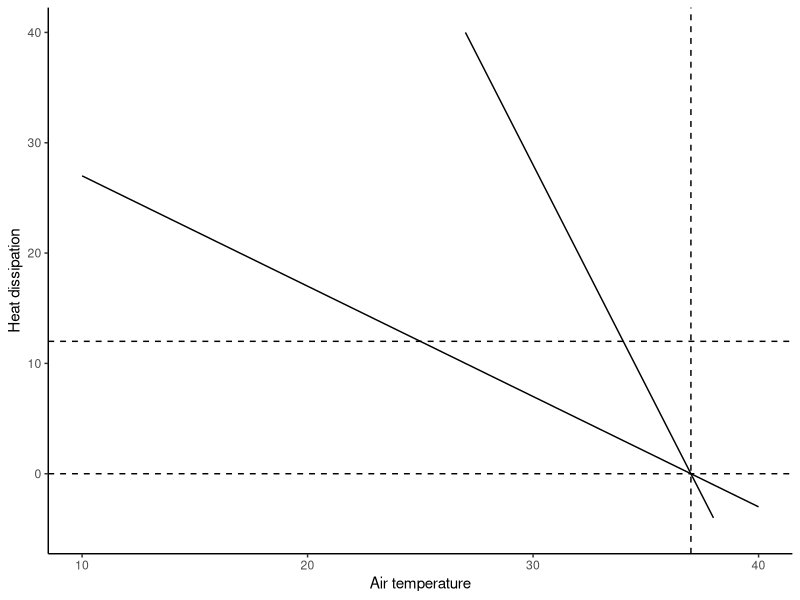
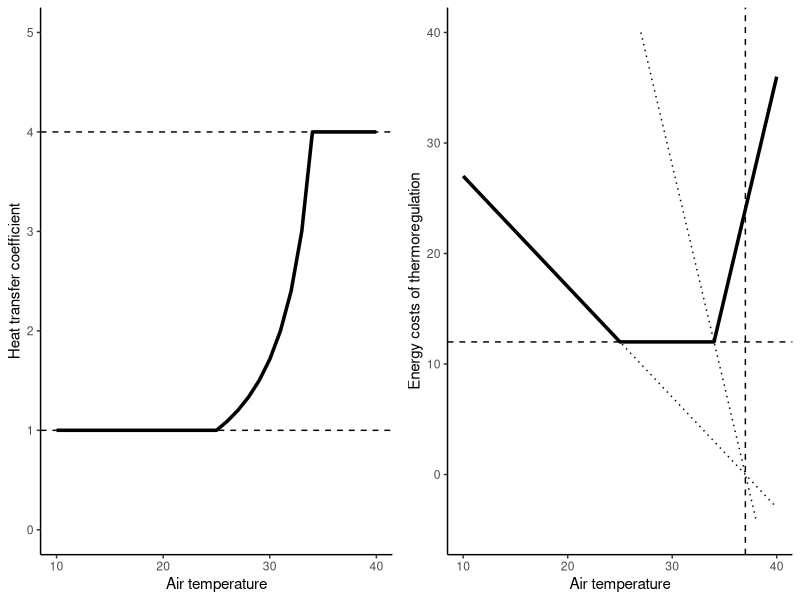
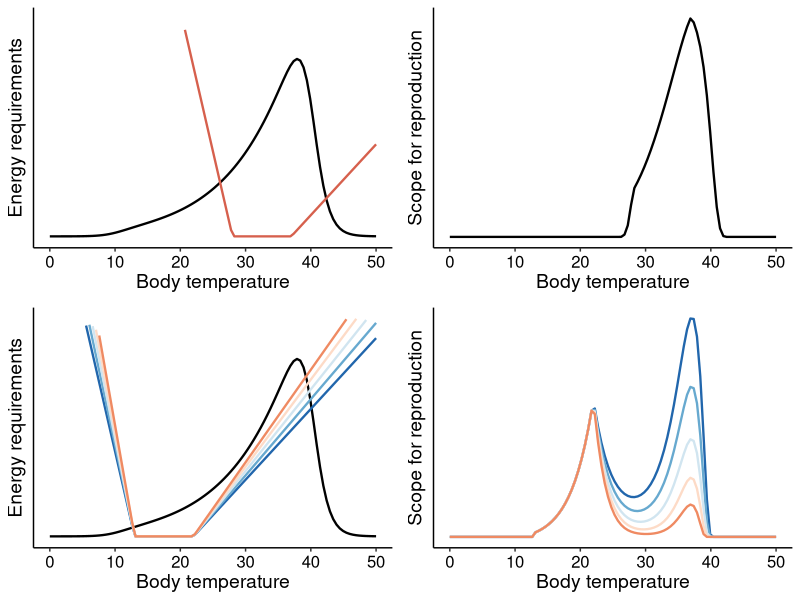
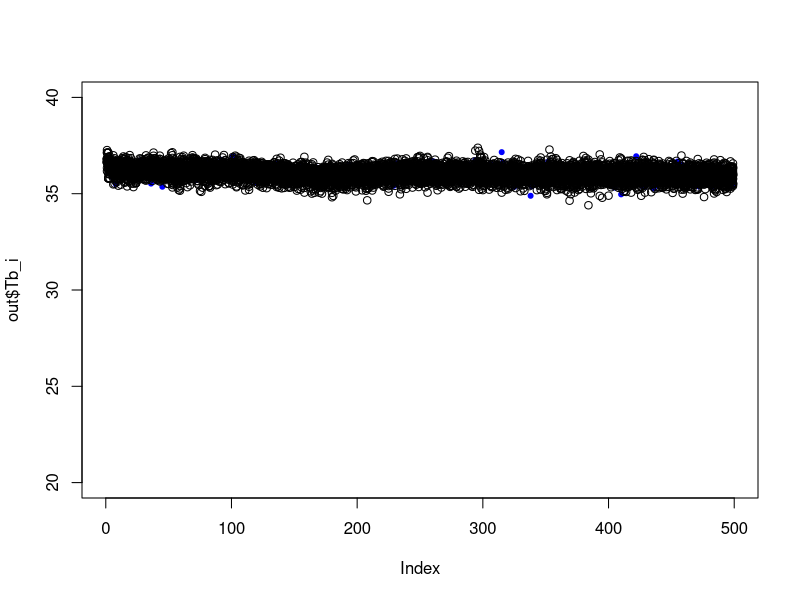
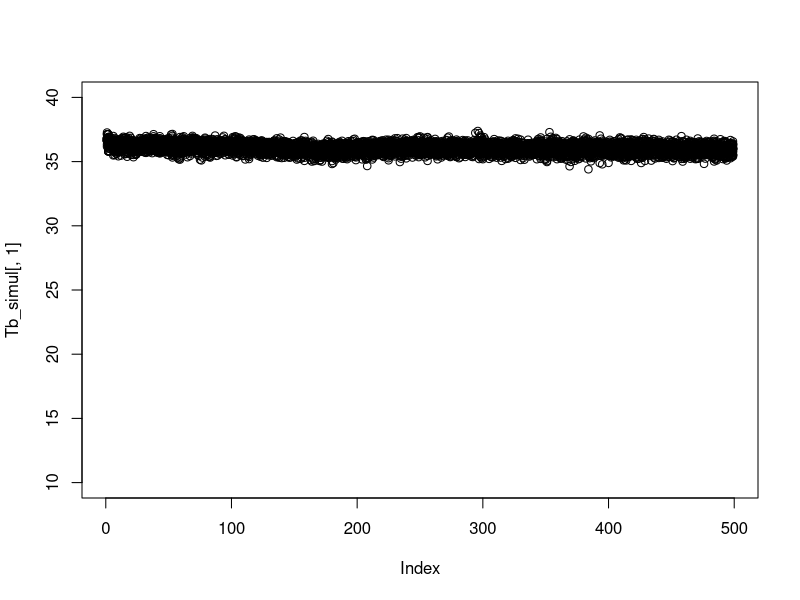
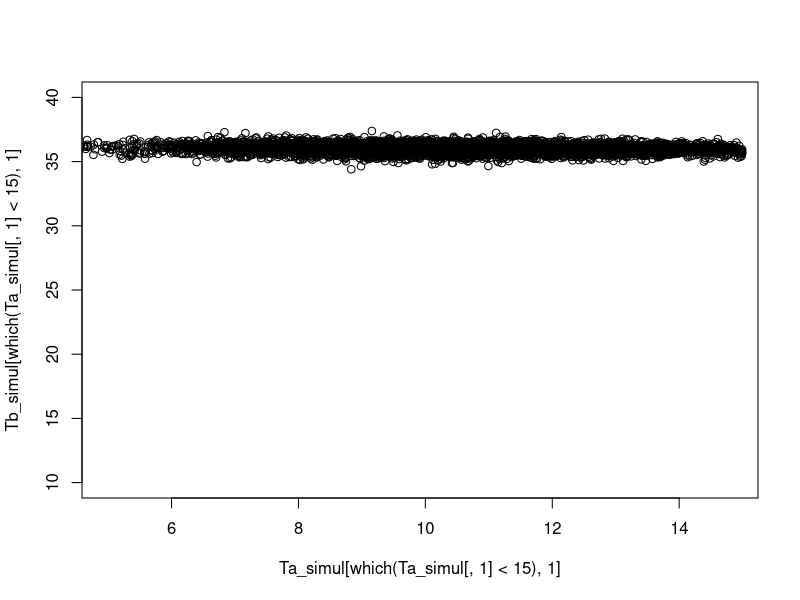
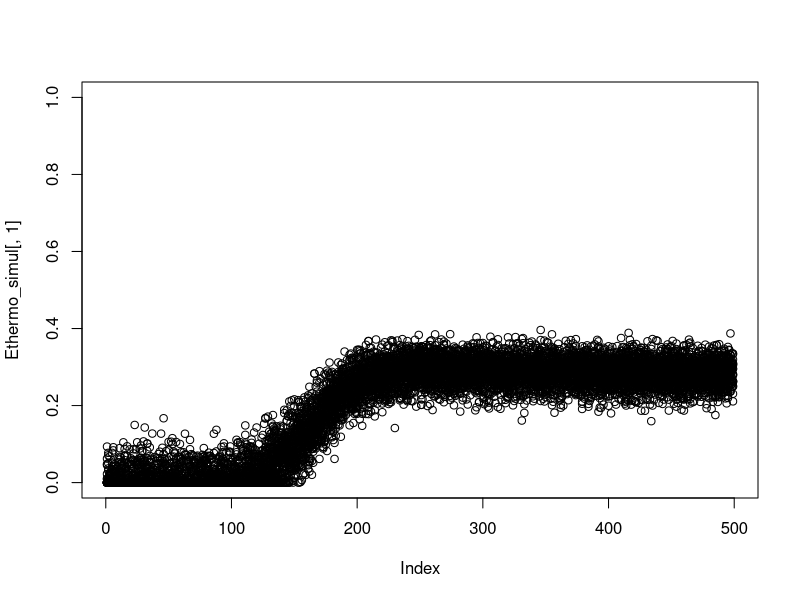
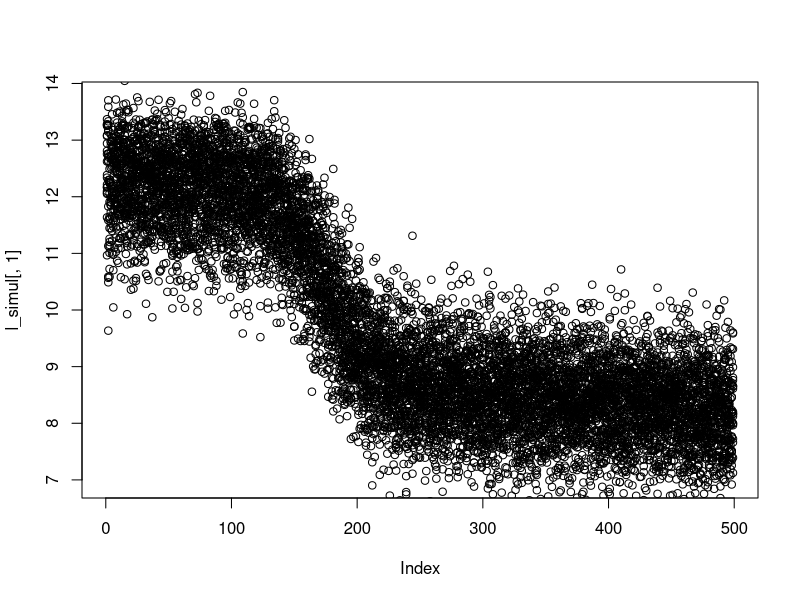

The R source for these figures, in order: (Note: this script raises an error after producing the figures.)
######## R Code for the article ######################################################################
## Rubalcaba, J.G. (in review) "The evolution of homeothermic endothermy as a result of life-history optimization"
## jg.rubalcaba@gmail.com
###################################################################################################### 

######## Temperature Functions ######## 

# temperature dependence of energy assimilation
phi_Tb <- function(Tb, T_A =	10332, T_AL =	50000, T_AH = 90000, T_L = 283.15, T_H = 313.15, T_ref =	293.15){
  phi <- exp(T_A/T_ref - T_A/(Tb+273)) / (1 + exp(T_AL/(Tb+273) - T_AL/T_L) + exp(T_AH/T_H - T_AH/(Tb+273)))
  return(phi)
}
# energy costs of thermoregulation
theta_Tb <- function(Tb, Ta, hmin=1, hmax=4, B=12, gamma=1){
  if(length(Tb)==1 & length(Ta)==1){
    Thmin <- B/hmin+Ta
    Thmax <- B/hmax+Ta
    
    h <- B/(Tb-Ta)
    h[Tb>=Thmin] <- hmin
    h[Tb<Thmax] <- hmax
    
    Qtot <- Qt <- h * (Tb-Ta) - B
    Qt[Tb>Thmax] <- Qtot[Tb>Thmax] 
    Qt[Tb<Thmin] <- -gamma*Qtot[Tb<Thmin] 
  }
  if(length(Ta)>1 & length(Tb)==1){
    Thmin <- Tb-B/hmin
    Thmax <- Tb-B/hmax

    h <- B/(Tb-Ta)
    h[Ta<=Thmin] <- hmin
    h[Ta>Thmax] <- hmax
    
    Qtot <- Qt <- h * (Tb-Ta) - B
    Qt[Ta<Thmin] <- Qtot[Ta<Thmin] 
    Qt[Ta>Thmax] <- -gamma*Qtot[Ta>Thmax] 
  }
  if(length(Tb)>1 & length(Ta)==1){
    Thmin <- B/hmin+Ta
    Thmax <- B/hmax+Ta
    
    h <- B/(Tb-Ta)
    h[Tb>=Thmin] <- hmin
    h[Tb<Thmax] <- hmax

    Qtot <- Qt <- h * (Tb-Ta) - B
    Qt[Tb>Thmax] <- Qtot[Tb>Thmax] 
    Qt[Tb<Thmin] <- -gamma*Qtot[Tb<Thmin] 
  }
  return(Qt)
}

## Details on thermoregulation costs model
Tb=37   # Body temperature
Ta=10:40# Air temperature
hmin=1  # Min and Max heat transfer coefficients: determine the range within 
hmax=4  #       which the animal can thermoregulate by adjusting the thermal conductivity 
        #       without incurring energy costs
B=12    # Basal metabolic heat production   
gamma=1 # Cooling rate-energy conversion coefficient

Qmin <- hmin*(Tb-Ta) # Min and max heat dissipation rates given 
Qmax <- hmax*(Tb-Ta) # min and max heat transfer coefficients

require(ggplot2)
ggplot() + theme_classic() + ylab("Heat dissipation") + xlab("Air temperature") +
  ylim(-5,40) +
  geom_line(mapping=aes(y=Qmin, x=Ta)) + geom_line(mapping=aes(y=Qmax, x=Ta)) +
  geom_hline(yintercept = B, linetype="dashed") +
  geom_hline(yintercept = 0, linetype="dashed") +
  geom_vline(xintercept = Tb, linetype="dashed")

Thmin <- Tb-B/hmin # air temperatures at which hmin / hmax are reached
Thmax <- Tb-B/hmax
 
h <- B/(Tb-Ta) # heat transfer coefficient required to maintain heat production at basal
h[Ta<=Thmin] <- hmin # constrain the required h within hmin and hmax
h[Ta>Thmax] <- hmax 

p1 <- ggplot() + theme_classic() + ylab("Heat transfer coefficient") + xlab("Air temperature") +
  ylim(0,5) + xlim(10,40) +
  geom_line(mapping=aes(y=h, x=Ta), size=1.2) +
  geom_hline(yintercept = hmin, linetype="dashed") +
  geom_hline(yintercept = hmax, linetype="dashed")

Qtot <- Qt <- h * (Tb-Ta) - B 
Qt[Ta<Thmin] <- Qtot[Ta<Thmin] # Energy cost of heating 
Qt[Ta>Thmax] <- -gamma*Qtot[Ta>Thmax] # Energy cost of cooling 

p2 <- ggplot() + theme_classic() + ylab("Energy costs of thermoregulation") + xlab("Air temperature") +
  ylim(-5,40) +
  geom_line(mapping=aes(y=Qmin, x=Ta), lty=3) + 
  geom_line(mapping=aes(y=Qmax, x=Ta), lty=3) +
  geom_line(mapping=aes(y=Qt+B, x=Ta), size=1.2) +
  geom_hline(yintercept = B, linetype="dashed") +
  geom_vline(xintercept = Tb, linetype="dashed")

require(ggpubr)
ggarrange(p1,p2)

######## Analytical solution energy budget : fitness + growth ######## 

balance_function <- function(t0, tmat, tfin, Tb, Ta, mu, lambda, kappa, b, v, a, beta, c){
  phi = phi_Tb(Tb)
  mu_phi = mu * phi
  lambda_phi = lambda * phi
  kappa_theta = kappa * theta_Tb(Tb,Ta)
  
  linf <- (mu_phi - kappa_theta) / lambda_phi
  linf[linf<0]<-0
  k <- lambda_phi*(1-b)
  
  t <- t0:tfin
  T_t <- (1-v) * (t - t0) - v/a * (log(1 + exp(-a*(t-tmat))) - log(1 + exp(-a*(t0-tmat))))
  
  l <- linf * (1 - exp(-k*T_t))
  
  p_t <- v / (1 + exp(-a*(t-tmat)))
  integral <- p_t * l^2 * (linf - l)
  integral_t0 <- integral[1]
  integral_tfin <- integral[tfin]
  
  f <- 3 * beta * k/c * (integral_tfin-integral_t0)
  return(cbind(l,f,t))
}

Tb <- seq(0, 50,length.out=100) # body temperature range
Ta1=25
Ta2=10

mu = 0.05
lambda = 0.001
tmat=365
tfin=365*5

v = 0.9
a = 1
t0 = 0

beta = 1
c = 1
b = 2/3

w0=1
Eassim_Emaint <- mu * w0^0.667 * phi_Tb(Tb) - lambda * w0 * phi_Tb(Tb)

kappa=0.013
Ethermo_37 <- kappa * w0^0.667 * theta_Tb(Tb, Ta1)

kappa=0.013
Ethermo_20_001 <- kappa * w0^0.667 * theta_Tb(Tb, Ta2)
kappa=0.014
Ethermo_20_005 <- kappa * w0^0.667 * theta_Tb(Tb, Ta2)
kappa=0.015
Ethermo_20_010 <- kappa * w0^0.667 * theta_Tb(Tb, Ta2)
kappa=0.016
Ethermo_20_015 <- kappa * w0^0.667 * theta_Tb(Tb, Ta2)
kappa=0.017
Ethermo_20_020 <- kappa * w0^0.667 * theta_Tb(Tb, Ta2)

out_37 <- out_20_0.001 <- out_20_0.005 <- out_20_0.010 <- out_20_0.015 <- out_20_0.020 <- as.data.frame(array(NA, dim=c(100, 3)))
for(i in 1:100){
  kappa=0.013
  out <- balance_function(t0, tmat, tfin, Tb[i], Ta1, mu, lambda, kappa, b, v, a, beta, c)
  out_37[i,] <- out[tfin,]
  
  kappa=0.013
  out <- balance_function(t0, tmat, tfin, Tb[i], Ta2, mu, lambda, kappa, b, v, a, beta, c)
  out_20_0.001[i,] <- out[tfin,]
  kappa=0.014
  out <- balance_function(t0, tmat, tfin, Tb[i], Ta2, mu, lambda, kappa, b, v, a, beta, c)
  out_20_0.005[i,] <- out[tfin,]
  kappa=0.015
  out <- balance_function(t0, tmat, tfin, Tb[i], Ta2, mu, lambda, kappa, b, v, a, beta, c)
  out_20_0.010[i,] <- out[tfin,]
  kappa=0.016
  out <- balance_function(t0, tmat, tfin, Tb[i], Ta2, mu, lambda, kappa, b, v, a, beta, c)
  out_20_0.015[i,] <- out[tfin,]
  kappa=0.017
  out <- balance_function(t0, tmat, tfin, Tb[i], Ta2, mu, lambda, kappa, b, v, a, beta, c)
  out_20_0.020[i,] <- out[tfin,]
}

require(ggplot2)
require(RColorBrewer)
df_fig1A <- data.frame(Eassim_Emaint, Ethermo_37, Tb)
p1A <- ggplot() + theme_classic() + ylab("Energy requirements") + xlab("Body temperature") + ylim(-0.001, 0.4) +
  theme(axis.title = element_text(size=14), 
        axis.text.y = element_blank(), 
        axis.ticks.y = element_blank(),
        axis.text.x = element_text(size=12, colour="black")) +
  geom_line(df_fig1A, mapping=aes(y=Eassim_Emaint, x=Tb), linewidth=0.8, col="black") +
  geom_line(df_fig1A, mapping=aes(y=Ethermo_37, x=Tb), linewidth=0.8, col="#D6604D")
#
df_fig1B <- data.frame(out_37, Tb)
p1B <- ggplot() + theme_classic() + ylab("Scope for reproduction") + xlab("Body temperature") + 
  theme(axis.title = element_text(size=14), 
        axis.text.y = element_blank(), 
        axis.ticks.y = element_blank(),
        axis.text.x = element_text(size=12, colour="black")) +
  geom_line(df_fig1B, mapping=aes(y=V2, x=Tb), linewidth=0.8, col="black")
#
df_fig1C <- data.frame(Eassim_Emaint=rep(Eassim_Emaint,5),
                       Ethermo=c(Ethermo_20_001,Ethermo_20_005,Ethermo_20_010,Ethermo_20_015,Ethermo_20_020),
                       k_value=c(sort(rep(c("1","2","3","4","5"),100))),
                       Tb=rep(Tb,5))
p1C <- ggplot() + theme_classic() + ylab("Energy requirements") + xlab("Body temperature") + ylim(-0.001, 0.4) +
  theme(legend.position = "none",
        axis.title = element_text(size=14), 
        axis.text.y = element_blank(), 
        axis.ticks.y = element_blank(),
        axis.text.x = element_text(size=12, colour="black")) +
  geom_line(df_fig1C, mapping=aes(y=Eassim_Emaint, x=Tb), size=0.8, col="black") +
  geom_line(df_fig1C, mapping=aes(y=Ethermo, x=Tb, col=k_value), size=0.8) +
  scale_colour_manual(values=rev(brewer.pal(6, "RdBu")))
#
df_fig1D <- data.frame(Wfin=c(out_20_0.001$V2,out_20_0.005$V2,out_20_0.010$V2,out_20_0.015$V2,out_20_0.020$V2),
                       k_value=c(sort(rep(c("1","2","3","4","5"),100))),
                       Tb=rep(Tb,5))
p1D <- ggplot() + theme_classic() + ylab("Scope for reproduction") + xlab("Body temperature") + 
  theme(legend.position = "none",
        axis.title = element_text(size=14), 
        axis.text.y = element_blank(), 
        axis.ticks.y = element_blank(),
        axis.text.x = element_text(size=12, colour="black")) +
  geom_line(df_fig1D, mapping=aes(y=(Wfin), x=Tb, col=k_value), size=0.8) +
  scale_colour_manual(values=rev(brewer.pal(6, "RdBu")))

######## Fig. 2 ----

require(ggpubr)
ggarrange(p1A, p1B, p1C, p1D, ncol=2, nrow=2) # 800x600

######## Evolutionary dynamics ######## 

EvolDyn <-function(params, time){
  # calculations t=0
  W <- numeric(time)
  N <- numeric(time)
  Tb_i <- numeric(time)
  f_mean <- numeric(time)
  l_mean <- numeric(time)
  vA_Tb_N <- numeric(time)
  vP_Tb_N <- numeric(time)
  Tenv <- numeric(time)
  S_coef <- numeric(time)
  
  # genetics
  Tb0 = params$Tb
  vP_Tb_N[1] = params$vP_Tb
  h2 = params$h2
  vmut = params$vmut
  
  # population parameters
  Wmax = params$Wmax
  N0 = params$N0
  K0 = params$K0
  NC = params$NC
  
  vA_Tb_N[1] <- vP_Tb_N[1] * h2 # initial additive genetic variance
  vE_Tb <- vP_Tb_N[1] - vA_Tb_N[1] # initial environmental variance
  
  N[1] <- N0 # Initial population size
  Tb_i[1] <- Tb0
  
  Tb <- rnorm(N[1], Tb_i[1], sqrt(vP_Tb_N[1])) # Population values for trait, with N[1] individuals...
  
  # Ta_mean <- seq(params$Ta_max, params$Ta_min, length.out=time)
  # Ta_mean <- params$Ta_min + (params$Ta_max-params$Ta_min)/2 + (params$Ta_max-params$Ta_min)/2 * sin(2+0.01 * 1:time)
  Ta_mean <- params$Ta_min + (params$Ta_max-params$Ta_min) * exp(0.05*(time/3 - 1:time)) / (1 + exp(0.05*(time/3 - 1:time)))
  Ta <- Ta_mean + rnorm(time, 0, params$Ta_SD)
  
  # plot(Ta)
  
  # Run model
  for(i in 2:time){
    if(N[i-1] < NC){
      break
    }
    
    # Covariance Tb vs Fitness
    Tb_seq <- seq(min(Tb,na.rm=T), max(Tb,na.rm=T), length.out=20)
    out_tb <- array(NA, dim=c(20, 3))
    for(j in 1:20){
      out <- balance_function(t0=0, tmat=params$tmat, tfin=params$tfin, Tb=Tb_seq[j], 
                              Ta=Ta[i], mu=params$mu, lambda=params$lambda, kappa=params$kappa, 
                              b=params$b, v=params$v, a=1, beta=1, c=1)
      out_tb[j,] <- out[params$tfin,]
    }
    
    f_mean[i] <- mean(out_tb[,2], na.rm=T)
    l_mean[i] <- mean(out_tb[,1], na.rm=T)
    
    if(f_mean[i] == 0){
      break
    }
    
    #### Genetic variance components
    h2 <- params$h2 # vA_Tb_N[i-1] / vP_Tb_N[i-1]
    vA_Tb_N[i] <- vA_Tb_N[i-1] * (1-(1/(2*N[i-1]))) #loss of va due to drift https://lukejharmon.github.io/pcm/chapter3_bmintro/ 
    vE_Tb <- vP_Tb_N[i-1] - vA_Tb_N[i]
    vM_Tb <- vmut * vE_Tb #vA_Tb_N[i]# mutational variance ~1e-3 1e-2 VE, Johnson and Barton 2005 Philos trans
    
    vP_Tb_N[i] <- vA_Tb_N[i] + vE_Tb + vM_Tb  
    
    ### Selection coefficient
    S <- cov(out_tb[,2], Tb_seq, use="complete") / f_mean[i]
    
    ### Breeder equation
    R <- h2 * S
    
    # New population numbers
    newTb <- mean(Tb,na.rm=T) + R
    Tb <- rnorm(N[i-1], newTb, sqrt(vP_Tb_N[i]))
    Tb_i[i] <- newTb
    
    #population growth
    K <- round(rnorm(1, K0, K0*0.000010))
    
    W <- f_mean[i] * params$r
    N[i-1] <- ifelse(N[i-1] > K, K, N[i-1])
    N[i] <- round(N[i-1] + ((log(W)*N[i-1]) * (1 - (N[i-1]/K))))
    
    print(i)
  }
  
  out <- data.frame(Tb_i, vA_Tb_N, vP_Tb_N, N, l_mean, f_mean, Ta, S)
  out$Tb_i[which(out$Tb_i == 0)] <- NA
  return(out[-1,])
} 

kappa <- 0.005 # 0.005, 0.03; branching: 0.0183 (SD=1, vP_Tb=4)
params <- list(Ta_max=25, Ta_min=10, Ta_SD=2,
               mu=0.05, lambda=0.001, kappa=kappa, v=0.9, b=2/3, tmat=365/2, tfin=365*1,
               Tb=37, vP_Tb=4, h2=0.5,                                    
               r=50, N0=500, K0=1e3, NC=100, vmut=1e-3) 
out <- EvolDyn(params, time=500)

Eassim <- params$mu*out$l_mean^params$b*phi_Tb(out$Tb_i)
Emainten <- params$lambda*out$l_mean*phi_Tb(out$Tb_i)
theta <- numeric(499)
for(i in 1:499) theta[i]<-theta_Tb(out$Tb_i[i],out$Ta[i])
Ethermo <- params$kappa*out$l_mean^params$b*theta
Ta <- params$Ta_min + (params$Ta_max-params$Ta_min) * exp(0.05*(499/3 - 1:499)) / (1 + exp(0.05*(499/3 - 1:499)))

plot(out$Tb_i, pch=20, col="blue", ylim=c(20,40))

reps=20
Ethermo_simul <- Tb_simul <- Ta_simul <- l_simul <- array(NA, dim=c(499,reps))
for(i in 1:reps){
  out <- EvolDyn(params, time=500)
  Tb_simul[,i] <- out$Tb_i
  l_simul[,i] <- out$l_mean
  Ta_simul[,i] <- out$Ta
  theta <- numeric(499)
  for(j in 1:499) theta[j]<-theta_Tb(out$Tb_i[j],out$Ta[j])
  Ethermo_simul[,i] <- params$kappa*out$l_mean^params$b*theta
  points(out$Tb_i)
}

plot(Tb_simul[,1], ylim=c(10,40))
for(i in 2:reps) points(Tb_simul[,i])
plot(Tb_simul[which(Ta_simul[,1]<15),1] ~ Ta_simul[which(Ta_simul[,1]<15),1], ylim=c(10,40))
for(i in 2:reps) points(Tb_simul[which(Ta_simul[,i]<15),i] ~ Ta_simul[which(Ta_simul[,i]<15),i])
plot(Ethermo_simul[,1], ylim=c(0,1))
for(i in 2:reps) points(Ethermo_simul[,i])
plot(l_simul[,1])
for(i in 2:reps) points(l_simul[,i])
plot(Tb_simul[,1] ~ l_simul[,1])
for(i in 2:reps) points(Tb_simul[,i] ~ l_simul[,i])

df_fig3 <- data.frame(Tb=as.numeric(Tb_simul), Ethermo=as.numeric(Ethermo_simul), l=as.numeric(l_simul),
                      simul=sort(rep(1:reps,499)),
                      Ta=rep(Ta,10), time=rep(1:499,reps))

p3A <- ggplot() + theme_classic() + ylab("Temperature") + xlab("time") + ylim(20,40) +
  theme(axis.title = element_text(size=14), 
        axis.text.x = element_blank(), 
        axis.ticks.x = element_blank(),
        axis.text.y = element_text(size=12, colour="black")) +
  geom_line(df_fig3, mapping=aes(y=Tb, x=time, group=simul), size=1, col="black") 
  # geom_line(df_fig3, mapping=aes(y=Ta, x=time), size=1, col="#4393C3") 

p3B <- ggplot() + theme_classic() + ylab("Thermoregulatory costs") + xlab("time") + ylim(-0.001, 0.5) +
  theme(axis.title = element_text(size=14), 
        axis.text.x = element_blank(), 
        axis.ticks.x = element_blank(),
        axis.text.y = element_text(size=12, colour="black")) +
  geom_line(df_fig3, mapping=aes(y=Ethermo, x=time, group=simul), size=1, col="black") 

######## Fig. 3 ----

ggarrange(p3A, p3B, ncol=1, nrow=2) #600x400

##### Temperature fluctuations, heterotermy vs homeothermy

# FIRST set gamma = 0.2 in the theta function

Ta_warm <- 25
Ta_cold <- 10
SD <- 1
kappa_homeo <- 0.005
kappa_hetero <- 0.03

params_warm_homeo <- list(Ta_max=Ta_warm, Ta_min=Ta_warm, Ta_SD=SD,
                          mu=0.05, lambda=0.001, kappa=kappa_homeo, v=0.9, b=2/3, tmat=365/2, tfin=365*1,
                          Tb=37, vP_Tb=4, h2=0.5,                                    
                          r=50, N0=500, K0=1e3, NC=100, vmut=1e-3) 
out_warm_homeo <- EvolDyn(params_warm_homeo, time=2000)

params_warm_hetero <- list(Ta_max=Ta_warm, Ta_min=Ta_warm, Ta_SD=SD,
                          mu=0.05, lambda=0.001, kappa=kappa_hetero, v=0.9, b=2/3, tmat=365/2, tfin=365*1,
                          Tb=37, vP_Tb=4, h2=0.5,                                    
                          r=50, N0=500, K0=1e3, NC=100, vmut=1e-3) 
out_warm_hetero <- EvolDyn(params_warm_hetero, time=2000)

params_cold_homeo <- list(Ta_max=Ta_cold, Ta_min=Ta_cold, Ta_SD=SD,
                          mu=0.05, lambda=0.001, kappa=kappa_homeo, v=0.9, b=2/3, tmat=365/2, tfin=365*1,
                          Tb=37, vP_Tb=4, h2=0.5,                                    
                          r=50, N0=500, K0=1e3, NC=100, vmut=1e-3) 
out_cold_homeo <- EvolDyn(params_cold_homeo, time=2000)

params_cold_hetero <- list(Ta_max=Ta_cold, Ta_min=Ta_cold, Ta_SD=SD,
                           mu=0.05, lambda=0.001, kappa=kappa_hetero, v=0.9, b=2/3, tmat=365/2, tfin=365*1,
                           Tb=37, vP_Tb=4, h2=0.5,                                    
                           r=50, N0=500, K0=1e3, NC=100, vmut=1e-3) 
out_cold_hetero <- EvolDyn(params_cold_hetero, time=2000)

require(ggplot2)
ggplot() + theme_classic() + ylab("Body temperature (ºC)") + xlab("Ambient temperature (ºC)") +
  geom_point(mapping=aes(y=out_warm_homeo$Tb_i, x=out_warm_homeo$Ta), col="red") +
  geom_smooth(mapping=aes(y=out_warm_homeo$Tb_i, x=out_warm_homeo$Ta), method="lm", col="darkred") +
  geom_point(mapping=aes(y=out_cold_homeo$Tb_i, x=out_cold_homeo$Ta), col="blue") +
  geom_smooth(mapping=aes(y=out_cold_homeo$Tb_i, x=out_cold_homeo$Ta), method="lm", col="darkblue") 

ggplot() + theme_classic() + ylab("Body temperature (ºC)") + xlab("Ambient temperature (ºC)") +
  geom_point(mapping=aes(y=out_warm_hetero$Tb_i, x=out_warm_hetero$Ta), col="red") +
  geom_smooth(mapping=aes(y=out_warm_hetero$Tb_i, x=out_warm_hetero$Ta), method="lm", col="darkred") +
  geom_point(mapping=aes(y=out_cold_hetero$Tb_i, x=out_cold_hetero$Ta), col="blue") +
  geom_smooth(mapping=aes(y=out_cold_hetero$Tb_i, x=out_cold_hetero$Ta), method="lm", col="darkblue") 

summary(lm(out_warm_homeo$Tb_i ~ out_warm_homeo$Ta))
summary(lm(out_warm_hetero$Tb_i ~ out_warm_hetero$Ta))

summary(lm(out_cold_homeo$Tb_i ~ out_cold_homeo$Ta))
summary(lm(out_cold_hetero$Tb_i ~ out_cold_hetero$Ta))

### Vector field Tb vs Ta 

n_vectors = 30 # number of vectors
size = 0.05 # vector size

Tb_seq <- seq(20, 42, length.out=n_vectors)
Ta_seq <- seq(7, 30, length.out=n_vectors)

kappa <- 0.03 # 0.0215 (branching) 
params <- list(Ta_max=25, Ta_min=10, Ta_SD=1,
               mu=0.05, lambda=0.001, kappa=kappa, v=0.9, b=2/3, tmat=365/2, tfin=365*1,
               Tb=37, vP_Tb=4, h2=0.5,
               r=50, N0=500, K0=1e3, NC=100, vmut=1e-3)

dW_dTa <- dW_dTb <- array(NA, dim=c(n_vectors,n_vectors))
for(i in 1:n_vectors){
  Ta <- Ta_seq[i]
  for(j in 1:n_vectors){
    Tb <- Tb_seq[j]  
    Tb_diff <- seq(Tb-size, Tb+size, length.out=20)
    out_tb <- array(NA, dim=c(20, 3))
    for(k in 1:20){
      out <- balance_function(t0=0, tmat=params$tmat, tfin=params$tfin, Tb=Tb_diff[k], 
                              Ta=Ta, mu=params$mu, lambda=params$lambda, kappa=params$kappa, 
                              b=params$b, v=params$v, a=1, beta=1, c=1)
      out_tb[k,] <- out[params$tfin,]
    }
    dW_dTb[i,j] <- cov(out_tb[,2],Tb_diff)#/mean(out_tb[,2])
    
    # Ta_diff <- seq(Ta-0.1, Ta+0.1, length.out=20)
    # out_ta <- array(NA, dim=c(20, 3))
    # for(k in 1:20){
    #   out <- balance_function(t0=0, tmat=params$tmat, tfin=params$tfin, Tb=Tb, 
    #                           Ta=Ta_diff[k], mu=params$mu, lambda=params$lambda, kappa=params$kappa, 
    #                           b=params$b, v=params$v, a=1, beta=1, c=1)
    #   out_ta[k,] <- out[tfin,]
    # }
    # dW_dTa[i,j] <- cov(out_ta[,2],Tb_diff)/mean(out_ta[,2])
  }
}

df_vector <- data.frame(Ta=rep(Ta_seq,n_vectors), Tb=sort(rep(Tb_seq,n_vectors)), 
                        dW_dTa=as.numeric(dW_dTa), dW_dTb=as.numeric(dW_dTb),
                        module=sqrt(as.numeric(dW_dTa)^2+as.numeric(dW_dTb)^2))
df_vector$sign <- df_vector$dW_dTb
df_vector$sign[df_vector$sign<0] <- -1
df_vector$sign[df_vector$sign>0] <- 1

require(grid)
require(ggplot2)
# First load "functions multiple scales.R"

ggplot(df_vector, aes(y = Tb, x = Ta)) + theme_bw() + # 500x400
  theme(panel.grid = element_blank(), legend.position="none",
        axis.text = element_text(colour="black")) +
  ylab("Body temperature") + xlab("Ambient temperature") +
  xlim(range(Ta_seq)) + ylim(range(Tb_seq)) +
  geom_segment(df_vector[df_vector$sign>0,], mapping=aes(yend = Tb+dW_dTb*15, xend = Ta, 
                                                         colour=(dW_dTb)),
               arrow = arrow(length = unit(0.3, "cm"), type="closed") ) +
  scale_colour_continuous(low="pink", high="darkred") +
  new_scale_color() +
  geom_segment(df_vector[df_vector$sign<0,], mapping=aes(yend = Tb+dW_dTb*5, xend = Ta, 
                                                         colour=-(dW_dTb)),
               arrow = arrow(length = unit(0.3, "cm"), type="closed")) +
  scale_colour_continuous(low="lightblue", high="darkblue") 

###### Body size dynamics

kappa <- 0.03 # branching: 0.0189

Ta <- seq(25, 10, length.out=200)
Ethermo_simul <- Tb_simul <- l_simul <- numeric(length(Ta))
for(i in 1:length(Ta)){
  params <- list(Ta_max=Ta[i], Ta_min=Ta[i], Ta_SD = 0,
                 mu=0.05, lambda=0.001, kappa=kappa, v=0.9, b=2/3, tmat=365/2, tfin=365*1,
                 Tb=37,  vP_Tb=4, h2=0.5,                                    
                 r=50, N0=500, K0=1e3, NC=100, vmut=1e-3) 

  out <- EvolDyn(params, time=50)
  Tb_simul[i] <- out$Tb_i[nrow(out)]
  l_simul[i] <- out$l_mean[nrow(out)]
  Ethermo_simul[i] <- params$kappa*out$l_mean[nrow(out)]^params$b*theta_Tb(out$Tb_i[nrow(out)],Ta[i])
}

ggplot() + theme_classic() + ylab("Body tempeature") + xlab("Body size") + ylim(20,40) + xlim(0,15) +
  theme(axis.title = element_text(size=14), 
        axis.text = element_text(size=12, colour="black")) +
  geom_point(mapping=aes(y=Tb_simul, x=l_simul, colour=Ta), size=3) +
  scale_color_distiller(palette="RdBu") # 500x400

ggplot() + theme_classic() + ylab("Body tempeature") + xlab("Ambient temperature") + ylim(25,40) + xlim(18,37) +
  theme(axis.title = element_text(size=14), 
        axis.text = element_text(size=12, colour="black")) +
  geom_abline(intercept = 0, slope = 1) +
  geom_point(mapping=aes(y=Tb_simul, x=Ta, size=round(l_simul)^2)) 
